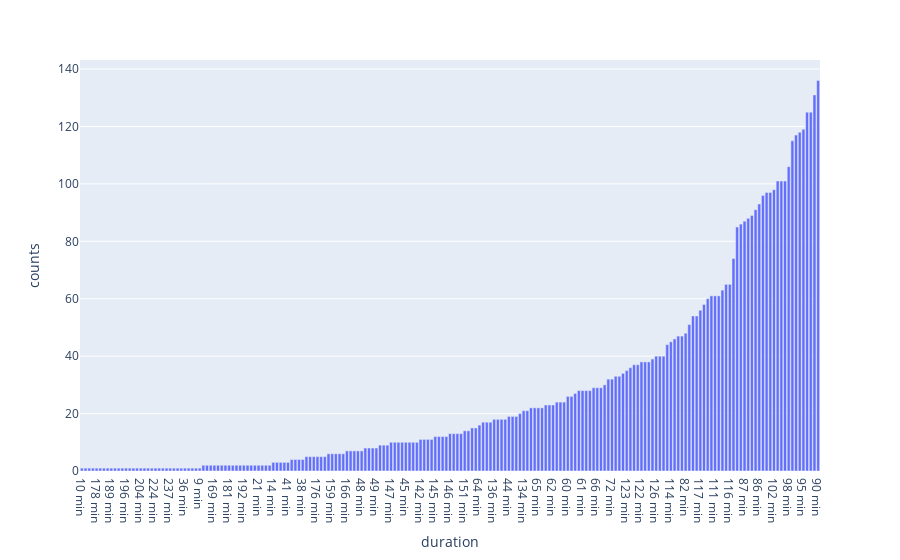

Write notebook code for a chart like this one.
### Code cell
movie_duration_df=generate_duration_df(netflix_movies_df)
fig = px.bar(movie_duration_df,x='duration', y ='counts')
fig.update_xaxes(type='category',categoryorder='total ascending')
fig.show()

### Figure 1 — Plotly figure (JSON) as saved in the notebook; plotly's stock layout.template omitted (floating-point values rounded to 4 significant figures; data arrays with more than 128 entries replaced by an {"elided": "..."} marker saying what was removed)
{"data": [{"alignmentgroup": "True", "hovertemplate": "duration=%{x}<br>counts=%{y}<extra></extra>", "legendgroup": "", "marker": {"color": "#636efa", "pattern": {"shape": ""}}, "name": "", "offsetgroup": "", "orientation": "v", "showlegend": false, "textposition": "auto", "type": "bar", "x": {"elided": "201 str values"}, "xaxis": "x", "y": {"elided": "201 int values"}, "yaxis": "y"}], "layout": {"barmode": "relative", "legend": {"tracegroupgap": 0}, "margin": {"t": 60}, "xaxis": {"anchor": "y", "categoryorder": "total ascending", "domain": [0, 1], "title": {"text": "duration"}, "type": "category"}, "yaxis": {"anchor": "x", "domain": [0, 1], "title": {"text": "counts"}}}}
